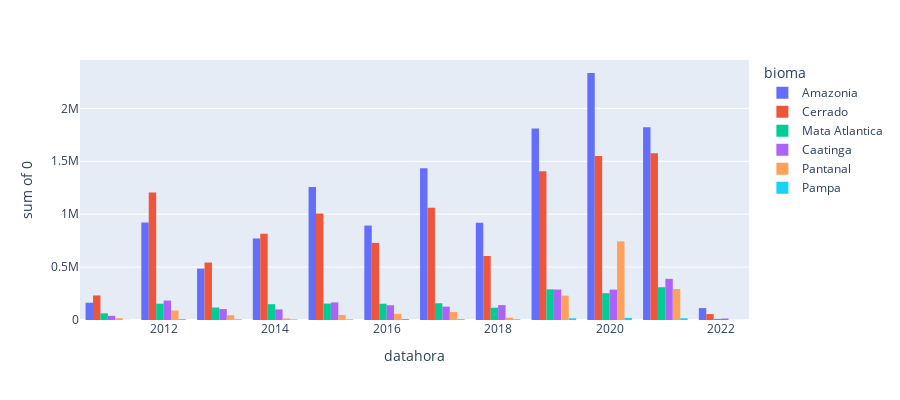

Notebook source saved alongside this figure:
### Markdown cell above
## Queimadas dos biomas por anos

### Code cell
# grafico com todos os anos

grafico_difereca_entre_anos= px.histogram(var, x='datahora', y=var[0],
             color='bioma', barmode='group',
             height=400)
grafico_difereca_entre_anos

### Figure 1 — Plotly figure (JSON) as saved in the notebook; plotly's stock layout.template omitted (floating-point values rounded to 4 significant figures; data arrays with more than 128 entries replaced by an {"elided": "..."} marker saying what was removed)
{"data": [{"alignmentgroup": "True", "bingroup": "x", "histfunc": "sum", "hovertemplate": "bioma=Amazonia<br>datahora=%{x}<br>sum of 0=%{y}<extra></extra>", "legendgroup": "Amazonia", "marker": {"color": "#636efa", "pattern": {"shape": ""}}, "name": "Amazonia", "offsetgroup": "Amazonia", "orientation": "v", "showlegend": true, "type": "histogram", "x": [2011, 2011, 2011, 2011, 2011, 2011, 2011, 2011, 2011, 2012, 2012, 2012, 2012, 2012, 2012, 2012, 2012, 2012, 2013, 2013, 2013, 2013, 2013, 2013, 2013, 2013, 2013, 2014, 2014, 2014, 2014, 2014, 2014, 2014, 2014, 2014, 2015, 2015, 2015, 2015, 2015, 2015, 2015, 2015, 2015, 2016, 2016, 2016, 2016, 2016, 2016, 2016, 2016, 2016, 2017, 2017, 2017, 2017, 2017, 2017, 2017, 2017, 2017, 2018, 2018, 2018, 2018, 2018, 2018, 2018, 2018, 2018, 2019, 2019, 2019, 2019, 2019, 2019, 2019, 2019, 2019, 2020, 2020, 2020, 2020, 2020, 2020, 2020, 2020, 2020, 2021, 2021, 2021, 2021, 2021, 2021, 2021, 2021, 2021, 2022, 2022, 2022, 2022, 2022, 2022, 2022, 2022, 2022], "xaxis": "x", "y": [67192, 41173, 20098, 12321, 10551, 4345, 3327, 2594, 1546, 376382, 216962, 92117, 88657, 75584, 27571, 25579, 13073, 5381, 177170, 130898, 40269, 38458, 38150, 26601, 20104, 10397, 3697, 318738, 200890, 63979, 58873, 56510, 26638, 22756, 16440, 5870, 539270, 212686, 160514, 129645, 115440, 32524, 31678, 27030, 8497, 275266, 188078, 125793, 105078, 65607, 60122, 45510, 21602, 5294, 713984, 284937, 138590, 114942, 98870, 35270, 17624, 15116, 14780, 295829, 191369, 141130, 128131, 63554, 42136, 41077, 11239, 4688, 603601, 404639, 245495, 210888, 163234, 91692, 67174, 17823, 5647, 963316, 596154, 278338, 258021, 87743, 85243, 40837, 15874, 8937, 550797, 388832, 363232, 298018, 111755, 68705, 21937, 10580, 7465, 40158, 21070, 20904, 12386, 11837, 4053, 1014, 984, 355], "yaxis": "y"}, {"alignmentgroup": "True", "bingroup": "x", "histfunc": "sum", "hovertemplate": "bioma=Cerrado<br>datahora=%{x}<br>sum of 0=%{y}<extra></extra>", "legendgroup": "Cerrado", "marker": {"color": "#EF553B", "pattern": {"shape": ""}}, "name": "Cerrado", "offsetgroup": "Cerrado", "orientation": "v", "showlegend": true, "type": "histogram", "x": {"elided": "150 int values"}, "xaxis": "x", "y": {"elided": "150 int values"}, "yaxis": "y"}, {"alignmentgroup": "True", "bingroup": "x", "histfunc": "sum", "hovertemplate": "bioma=Mata Atlantica<br>datahora=%{x}<br>sum of 0=%{y}<extra></extra>", "legendgroup": "Mata Atlantica", "marker": {"color": "#00cc96", "pattern": {"shape": ""}}, "name": "Mata Atlantica", "offsetgroup": "Mata Atlantica", "orientation": "v", "showlegend": true, "type": "histogram", "x": {"elided": "180 int values"}, "xaxis": "x", "y": {"elided": "180 int values"}, "yaxis": "y"}, {"alignmentgroup": "True", "bingroup": "x", "histfunc": "sum", "hovertemplate": "bioma=Caatinga<br>datahora=%{x}<br>sum of 0=%{y}<extra></extra>", "legendgroup": "Caatinga", "marker": {"color": "#ab63fa", "pattern": {"shape": ""}}, "name": "Caatinga", "offsetgroup": "Caatinga", "orientation": "v", "showlegend": true, "type": "histogram", "x": [2011, 2011, 2011, 2011, 2011, 2011, 2011, 2011, 2011, 2011, 2012, 2012, 2012, 2012, 2012, 2012, 2012, 2012, 2012, 2012, 2013, 2013, 2013, 2013, 2013, 2013, 2013, 2013, 2013, 2013, 2014, 2014, 2014, 2014, 2014, 2014, 2014, 2014, 2014, 2014, 2015, 2015, 2015, 2015, 2015, 2015, 2015, 2015, 2015, 2015, 2016, 2016, 2016, 2016, 2016, 2016, 2016, 2016, 2016, 2016, 2017, 2017, 2017, 2017, 2017, 2017, 2017, 2017, 2017, 2017, 2018, 2018, 2018, 2018, 2018, 2018, 2018, 2018, 2018, 2018, 2019, 2019, 2019, 2019, 2019, 2019, 2019, 2019, 2019, 2019, 2020, 2020, 2020, 2020, 2020, 2020, 2020, 2020, 2020, 2020, 2021, 2021, 2021, 2021, 2021, 2021, 2021, 2021, 2021, 2021, 2022, 2022, 2022, 2022, 2022, 2022, 2022, 2022, 2022, 2022], "xaxis": "x", "y": [10248, 10044, 10007, 3769, 1721, 1393, 948, 590, 363, 295, 64426, 47455, 37217, 9766, 5764, 5762, 5144, 4672, 2155, 1525, 29348, 27881, 24288, 7179, 4076, 3842, 2683, 1615, 1287, 792, 37995, 22822, 19973, 5467, 3863, 3363, 2862, 2340, 920, 558, 66189, 47367, 28644, 6591, 4811, 4333, 3461, 2328, 1214, 1145, 55778, 35561, 24540, 6819, 6171, 4334, 3901, 915, 848, 802, 43682, 32574, 30094, 5449, 4740, 3878, 3672, 1091, 765, 370, 60579, 31051, 25824, 7934, 5807, 4254, 2168, 1432, 1134, 660, 116280, 72016, 43640, 20663, 12771, 11812, 5070, 3653, 1204, 784, 112679, 71081, 49156, 18003, 15905, 11665, 3390, 3229, 1350, 892, 153437, 82478, 82344, 22532, 20250, 12650, 7610, 3496, 2210, 1963, 4909, 3404, 3134, 923, 538, 311, 308, 268, 38, 27], "yaxis": "y"}, {"alignmentgroup": "True", "bingroup": "x", "histfunc": "sum", "hovertemplate": "bioma=Pantanal<br>datahora=%{x}<br>sum of 0=%{y}<extra></extra>", "legendgroup": "Pantanal", "marker": {"color": "#FFA15A", "pattern": {"shape": ""}}, "name": "Pantanal", "offsetgroup": "Pantanal", "orientation": "v", "showlegend": true, "type": "histogram", "x": [2011, 2011, 2012, 2012, 2013, 2013, 2014, 2014, 2015, 2015, 2016, 2016, 2017, 2017, 2018, 2018, 2019, 2019, 2020, 2020, 2021, 2021, 2022, 2022], "xaxis": "x", "y": [9334, 8064, 73462, 16166, 23557, 21644, 9966, 4849, 30951, 17250, 49577, 8674, 47322, 28859, 12622, 9296, 187087, 43208, 508632, 234345, 191190, 101771, 1112, 328], "yaxis": "y"}, {"alignmentgroup": "True", "bingroup": "x", "histfunc": "sum", "hovertemplate": "bioma=Pampa<br>datahora=%{x}<br>sum of 0=%{y}<extra></extra>", "legendgroup": "Pampa", "marker": {"color": "#19d3f3", "pattern": {"shape": ""}}, "name": "Pampa", "offsetgroup": "Pampa", "orientation": "v", "showlegend": true, "type": "histogram", "x": [2011, 2012, 2012, 2013, 2013, 2014, 2015, 2015, 2016, 2016, 2017, 2018, 2018, 2019, 2019, 2020, 2020, 2021, 2021, 2022], "xaxis": "x", "y": [1511, 7931, 12, 6384, 2, 5271, 5746, 1, 9438, 5, 7777, 6462, 1, 16320, 1, 20454, 17, 16398, 6, 679], "yaxis": "y"}], "layout": {"barmode": "group", "height": 400, "legend": {"title": {"text": "bioma"}, "tracegroupgap": 0}, "margin": {"t": 60}, "xaxis": {"anchor": "y", "domain": [0, 1], "title": {"text": "datahora"}}, "yaxis": {"anchor": "x", "domain": [0, 1], "title": {"text": "sum of 0"}}}}
